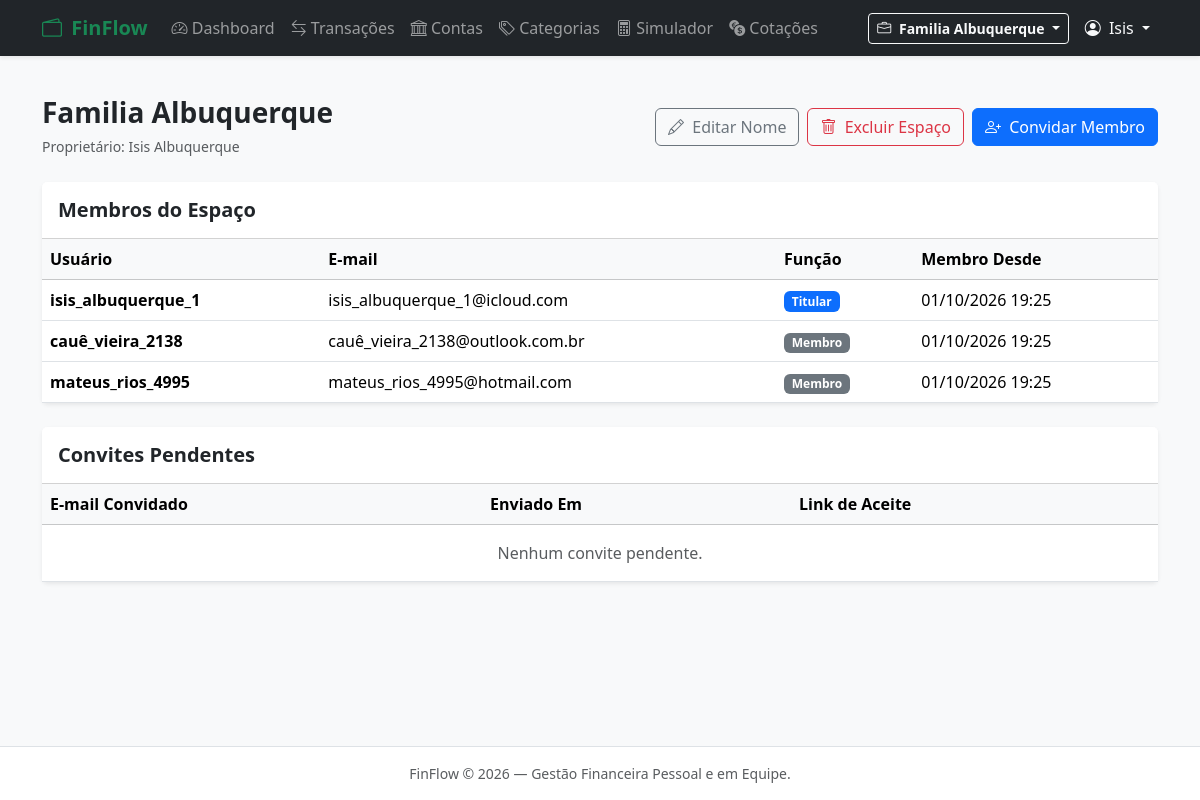
Page /usuarios/espacos/1/ (signed in) on the committed database.
### users/models.py (models this page shows, shortened)
class Workspace (models.Model):
    name = models.CharField(max_length=100)
    holder = models.ForeignKey(Profile, on_delete=models.CASCADE, related_name='workspaces')
    created_at = models.DateTimeField(auto_now_add=True)
    class Meta:
        verbose_name = "Espaço de trabalho"
        verbose_name_plural = "Espaços de trabalho"
        ordering = ["name"]

class Profile(models.Model):
    id = models.UUIDField(primary_key=True, default=uuid.uuid4, editable=False)
    user = models.OneToOneField(User, on_delete=models.CASCADE)
    telephone = models.CharField(max_length=30, blank=True)
    class Meta:
        verbose_name = "Pefil"
        verbose_name_plural = "Perfis"
        ordering = ["user__first_name"]

class WorkspaceMember (models.Model):
    ROLE_CHOICES = {
        "T": "TITULAR",
        "M": "MEMBRO",
    }
    workspace = models.ForeignKey(Workspace, on_delete=models.CASCADE, related_name='members')
    profile = models.ForeignKey(Profile, on_delete=models.CASCADE, related_name='memberships')
    role = models.CharField(max_length=1, choices=ROLE_CHOICES)
    registered_at = models.DateTimeField(auto_now_add=True)
    class Meta:
        verbose_name = "Membro do espaço de trabalho"
        verbose_name_plural = "Membros do espaço de trabalho"
        ordering = ["workspace"]

### users/views.py (the view)
# urls.py: path('espacos/<int:pk>/', views.WorkspaceDetailView.as_view(), name='workspace_detail'),
class WorkspaceDetailView(LoginRequiredMixin, DetailView):
    model = Workspace
    template_name = "users/workspace_detail.html"
    context_object_name = "workspace"
    def get_queryset(self):
        if self.request.user.is_superuser:
            return Workspace.objects.all()
        profile, _ = Profile.objects.get_or_create(user=self.request.user)
        return Workspace.objects.filter(members__profile=profile)
    def get_context_data(self, **kwargs):
        context = super().get_context_data(**kwargs)
        workspace = self.object
        profile, _ = Profile.objects.get_or_create(user=self.request.user)
        context["members"] = workspace.members.select_related("profile__user").all()
        context["pending_invitations"] = Invitation.objects.filter(workspace=workspace, status="P").order_by("-sent_at")
        context["is_holder"] = (workspace.holder == profile or self.request.user.is_superuser)
        return context

### users/context_processors.py (called while the page is built)
def active_workspace_processor(request):
    if not request.user.is_authenticated or not hasattr(request.user, 'profile'):
        return {
            'active_workspace': None,
            'user_workspaces': [],
        }
    active_ws = get_active_workspace(request)
    memberships = WorkspaceMember.objects.filter(
        profile=request.user.profile
    ).select_related('workspace')
    user_workspaces = [member.workspace for member in memberships]
    return {
        'active_workspace': active_ws,
        'user_workspaces': user_workspaces,
    }

### users/utils.py (called while the page is built, shortened)
def get_active_workspace(request):
    if not request.user.is_authenticated:
        return None
    profile = getattr(request.user, 'profile', None)
    if not profile:
        return None
    workspace_id = request.session.get('active_workspace_id')
    if workspace_id:
        workspace = Workspace.objects.filter(
            id=workspace_id,
            members__profile=profile
        ).first()
        if workspace:
            return workspace

### templates/users/workspace_detail.html (shortened to what this page needs)
{% extends "base.html" %}
{% block content %}
<div class="d-flex justify-content-between align-items-center mb-4">
  <div>
    <h1 class="h3 fw-bold mb-1">{{ workspace.name }}</h1>
    <span class="text-muted small">Proprietário: {{ workspace.holder.user.get_full_name|default:workspace.holder.user.username }}</span>
  </div>
  <div class="d-flex gap-2">
    {% if is_holder %}
      <a href="{% url 'users:workspace_update' workspace.id %}" class="btn btn-outline-secondary">
        <i class="bi bi-pencil me-1"></i> Editar Nome
      </a>
      <a href="{% url 'users:workspace_delete' workspace.id %}" class="btn btn-outline-danger">
        <i class="bi bi-trash me-1"></i> Excluir Espaço
      </a>
    {% endif %}
    <a href="{% url 'users:invite_member' workspace.id %}" class="btn btn-primary">
      <i class="bi bi-person-plus me-1"></i> Convidar Membro
    </a>
  </div>
</div>
<div class="card shadow-sm border-0 mb-4">
  <div class="card-header bg-white py-3">
    <h5 class="card-title fw-bold mb-0">Membros do Espaço</h5>
  </div>
  <div class="table-responsive">
    <table class="table align-middle mb-0">
      <thead class="table-light">
        <tr>
          <th>Usuário</th>
          <th>E-mail</th>
          <th>Função</th>
          <th>Membro Desde</th>
        </tr>
      </thead>
      <tbody>
        {% for member in members %}
          <tr>
            <td class="fw-semibold">{{ member.profile.user.username }}</td>
            <td>{{ member.profile.user.email|default:"-" }}</td>
            <td>
              {% if member.role == 'T' %}
                <span class="badge bg-primary">Titular</span>
              {% else %}
                <span class="badge bg-secondary">Membro</span>
              {% endif %}
            </td>
            <td>{{ member.registered_at|date:"d/m/Y H:i" }}</td>
          </tr>
        {% endfor %}
      </tbody>
    </table>
  </div>
</div>
<div class="card shadow-sm border-0">
  <div class="card-header bg-white py-3">
    <h5 class="card-title fw-bold mb-0">Convites Pendentes</h5>
  </div>
  <div class="table-responsive">
    <table class="table align-middle mb-0">
      <thead class="table-light">
        <tr>
          <th>E-mail Convidado</th>
          <th>Enviado Em</th>
          <th>Link de Aceite</th>
        </tr>
      </thead>
      <tbody>
        {% for invite in pending_invitations %}
          <tr>
            <td class="fw-semibold">{{ invite.email }}</td>
            <td>{{ invite.sent_at|date:"d/m/Y H:i" }}</td>
            <td>
              <code class="small user-select-all">{% url 'users:accept_invitation' invite.token %}</code>
            </td>
          </tr>
        {% empty %}
          <tr>
            <td colspan="3" class="text-center text-muted py-3">Nenhum convite pendente.</td>
          </tr>
        {% endfor %}
      </tbody>
    </table>
  </div>
</div>
{% endblock %}

### templates/base.html (shortened to what this page needs)
<!doctype html>
<html lang="pt-br">
  <head>
    <link
      href="https://cdn.jsdelivr.net/npm/bootstrap@5.3.3/dist/css/bootstrap.min.css"
      rel="stylesheet"
    />
    <link
      href="https://cdn.jsdelivr.net/npm/bootstrap-icons@1.11.3/font/bootstrap-icons.min.css"
      rel="stylesheet"
    />
  </head>
  <body class="bg-light d-flex flex-column min-vh-100">
    <nav class="navbar navbar-expand-lg navbar-dark bg-dark shadow-sm">
      <div class="container">
        <a
          class="navbar-brand fw-bold text-success"
          href="{% if user.is_authenticated %}{% url 'finances:dashboard' %}{% else %}/{% endif %}"
        >
          <i class="bi bi-wallet2 me-1"></i> FinFlow
        </a>
        <div class="collapse navbar-collapse" id="navbarNav">
          <ul class="navbar-nav me-auto">
            {% if user.is_authenticated %}
            <li class="nav-item">
              <a class="nav-link" href="{% url 'finances:dashboard' %}"
                ><i class="bi bi-speedometer2"></i> Dashboard</a
              >
            </li>
            <li class="nav-item">
              <a class="nav-link" href="{% url 'finances:transaction_list' %}"
                ><i class="bi bi-arrow-left-right"></i> Transações</a
              >
            </li>
            <li class="nav-item">
              <a class="nav-link" href="{% url 'finances:account_list' %}"
                ><i class="bi bi-bank"></i> Contas</a
              >
            </li>
            <li class="nav-item">
              <a class="nav-link" href="{% url 'finances:category_list' %}"
                ><i class="bi bi-tags"></i> Categorias</a
              >
            </li>
            <li class="nav-item">
              <a class="nav-link" href="{% url 'finances:simulator' %}"
                ><i class="bi bi-calculator"></i> Simulador</a
              >
            </li>
            <li class="nav-item">
              <a class="nav-link" href="{% url 'finances:currency_quotes' %}"
                ><i class="bi bi-currency-exchange"></i> Cotações</a
              >
            </li>
            {% endif %}
          </ul>
          <ul class="navbar-nav ms-auto align-items-center">
            {% if user.is_authenticated %}
            <li class="nav-item dropdown me-2">
              <a
                class="btn btn-outline-light btn-sm dropdown-toggle"
                href="#"
                role="button"
                data-bs-toggle="dropdown"
              >
                <i class="bi bi-briefcase me-1"></i>
                <span class="fw-semibold"
                  >{{ active_workspace.name|default:"Sem Espaço" }}</span
                >
              </a>
            </li>
            <li class="nav-item dropdown">
              <a
                class="nav-link dropdown-toggle text-light"
                href="#"
                role="button"
                data-bs-toggle="dropdown"
              >
                <i class="bi bi-person-circle me-1"></i> {{user.first_name|default:user.username }}
              </a>
            </li>
            {% endif %}
          </ul>
        </div>
      </div>
    </nav>
    <main class="container py-4 flex-grow-1">
      {% block content %} {% endblock %}
    </main>
    <footer
      class="bg-white border-top py-3 text-center text-muted small mt-auto"
    >
      <div class="container">
        FinFlow &copy; {% now "Y" %} — Gestão Financeira Pessoal e em Equipe.
      </div>
    </footer>
  </body>
</html>

### rows in the picture
Workspace: name "Familia Albuquerque", holder.user.get_full_name "Isis Albuquerque"
WorkspaceMember: profile.user.username "isis_albuquerque_1", profile.user.email "isis_albuquerque_1@icloud.com", role "Titular", registered_at "01/10/2026 19:25"
WorkspaceMember: profile.user.username "cauê_vieira_2138", profile.user.email "cauê_vieira_2138@outlook.com.br", role "Membro", registered_at "01/10/2026 19:25"
WorkspaceMember: profile.user.username "mateus_rios_4995", profile.user.email "mateus_rios_4995@hotmail.com", role "Membro", registered_at "01/10/2026 19:25"

### other values in the picture
{{ user.first_name|default:user.username }} "Isis"
